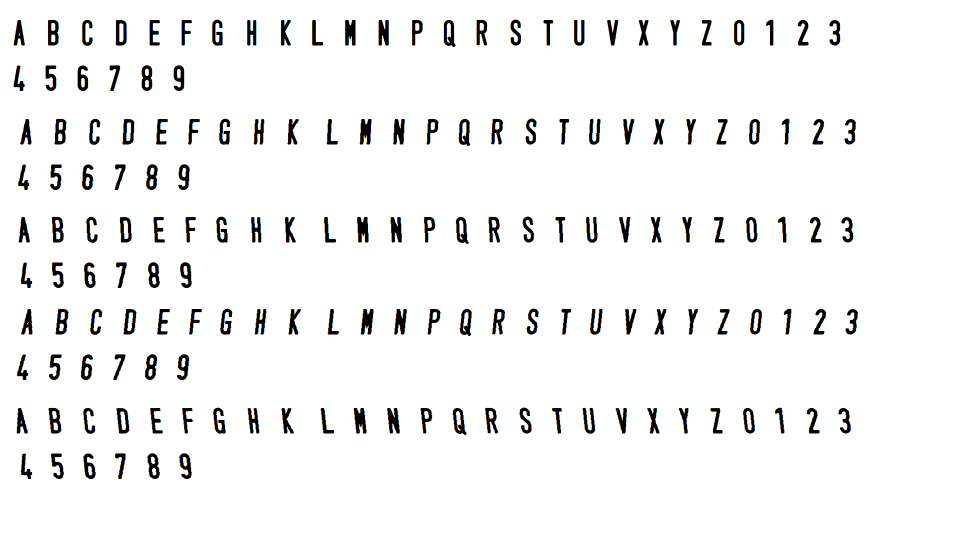
#> input picture training_chars.png, 1922 x 1074 px (shown at 1/2 size)
$ jupyter execute --allow-errors 'Nhận diện biển số xe.ipynb'
#> lines starting #> are read from the running program, lines starting #| are printed output that depends on the picture; after the words box and inside, x2 and y2 are one past the last pixel; in counts of white or black regions, pixels touching at a corner belong together
# **Quy trình tiền xử lý ảnh**

Đoạn mã này thực hiện tiền xử lý ảnh, chuyển đổi ảnh đầu vào thành:
1. **Ảnh xám (Grayscale)**: Biểu diễn cường độ sáng của ảnh.
2. **Ảnh nhị phân (Binary)**: Làm nổi bật các đặc trưng quan trọng.

## **Các bước trong quy trình tiền xử lý**

### 1. **Chuyển ảnh sang ảnh xám**
- Hàm `extractValue` chuyển đổi ảnh từ không gian màu BGR sang không gian màu HSV, sau đó lấy kênh **Value**.
- Kênh Value đại diện cho cường độ sáng, giúp loại bỏ nhiễu từ thông tin màu sắc.

### 2. **Tăng cường độ tương phản**
- Hàm `maximizeContrast` sử dụng các phép biến đổi hình thái học:
  - **Top-Hat**: Làm nổi bật chi tiết sáng trên nền tối.
  - **Black-Hat**: Làm nổi bật chi tiết tối trên nền sáng.
- Kết hợp ảnh gốc với kết quả của các phép biến đổi để tăng cường độ tương phản.

### 3. **Làm mờ bằng Gaussian Blur**
- Sử dụng bộ lọc Gaussian với kernel kích thước (5, 5) để giảm nhiễu, làm ảnh mượt hơn.

### 4. **Tạo ảnh nhị phân**
- Sử dụng ngưỡng thích ứng (**adaptive thresholding**) để tạo ảnh nhị phân:
  - Phương pháp này tính toán ngưỡng cục bộ cho từng vùng nhỏ, xử lý tốt ảnh có độ sáng không đồng đều.
  - Các vùng quan trọng trong ảnh được tách biệt rõ ràng.

## **Kết quả đầu ra**
- **`imgGrayscale`**: Ảnh xám của ảnh đầu vào.
- **`imgThresh`**: Ảnh nhị phân, dùng để phát hiện đặc trưng hoặc xử lý tiếp theo.

[cell 1]
import cv2
import numpy as np
import math

# [49 lines left out: functions preprocess, extractValue, maximizeContrast, not called in this run]
# end function

# **Chương trình huấn luyện nhận dạng ký tự từ ảnh**

Đoạn mã này thực hiện việc huấn luyện một mô hình nhận dạng ký tự dựa trên một tập ảnh ký tự đầu vào (**training_chars.png**). Chương trình bao gồm các bước sau:

---

## **1. Đọc và tiền xử lý ảnh huấn luyện**
- Ảnh huấn luyện chứa các ký tự cần nhận dạng.
- Tiền xử lý ảnh gồm các bước:
  - Chuyển ảnh sang ảnh xám (**Grayscale**).
  - Làm mờ ảnh bằng **Gaussian Blur** để giảm nhiễu.
  - Phân ngưỡng ảnh (**Adaptive Thresholding**) để tạo ảnh nhị phân, làm nổi bật các ký tự.

---

## **2. Phát hiện và xử lý đường viền (Contours)**
- Sử dụng hàm `cv2.findContours` để phát hiện tất cả các vùng ký tự (đường viền) trên ảnh nhị phân.
- Chỉ giữ lại những vùng có diện tích lớn hơn **MIN_CONTOUR_AREA** (để loại bỏ nhiễu).

---

## **3. Cắt và chuẩn hóa từng ký tự**
- Với mỗi vùng ký tự tìm được:
  - Vẽ hình chữ nhật bao quanh ký tự trên ảnh gốc.
  - Cắt ảnh nhị phân của ký tự ra khỏi ảnh huấn luyện.
  - Chuẩn hóa kích thước ký tự thành kích thước cố định (20x30 pixel) để đảm bảo tính nhất quán.

---

## **4. Gán nhãn thủ công**
- Hiển thị từng ký tự đã chuẩn hóa để người dùng gán nhãn (nhập từ bàn phím).
- Chỉ cho phép các ký tự hợp lệ (0-9, A-Z) dựa trên danh sách `intValidChars`.
- Nếu nhấn phím **ESC**, chương trình sẽ thoát.

---

## **5. Lưu dữ liệu huấn luyện**
- Mỗi ký tự được chuẩn hóa sẽ được lưu dưới dạng:
  - **Vector phẳng (Flattened)**: Biểu diễn toàn bộ pixel của ký tự thành một mảng 1 chiều.
  - **Nhãn (Classification)**: Ký tự mà người dùng gán nhãn.
- Tất cả dữ liệu được lưu vào hai file:
  - **`classifications.txt`**: Lưu nhãn của các ký tự.
  - **`flattened_images.txt`**: Lưu các vector phẳng của ảnh ký tự.

---

## **Mục tiêu**
- Chuẩn bị dữ liệu huấn luyện (ảnh + nhãn) để sử dụng trong các mô hình nhận dạng ký tự, như OCR (Optical Character Recognition).

[cell 2]
import numpy as np
import cv2
import sys

MIN_CONTOUR_AREA = 40

# kích cỡ mặc định của biển số xe
RESIZED_IMAGE_WIDTH = 20
RESIZED_IMAGE_HEIGHT = 30

def main():
    imgTrainingNumbers = cv2.imread("training_chars.png")            # training_chars là ảnh chứa tập ký tự
#> imgTrainingNumbers is the input picture: shape (1074, 1922, 3); mean B, G, R 242.7, 242.7, 242.7

    imgGray = cv2.cvtColor(imgTrainingNumbers, cv2.COLOR_BGR2GRAY)
    imgBlurred = cv2.GaussianBlur(imgGray, (5,5), 0)


    imgThresh = cv2.adaptiveThreshold(imgBlurred,255,cv2.ADAPTIVE_THRESH_GAUSSIAN_C,cv2.THRESH_BINARY_INV,11,2)
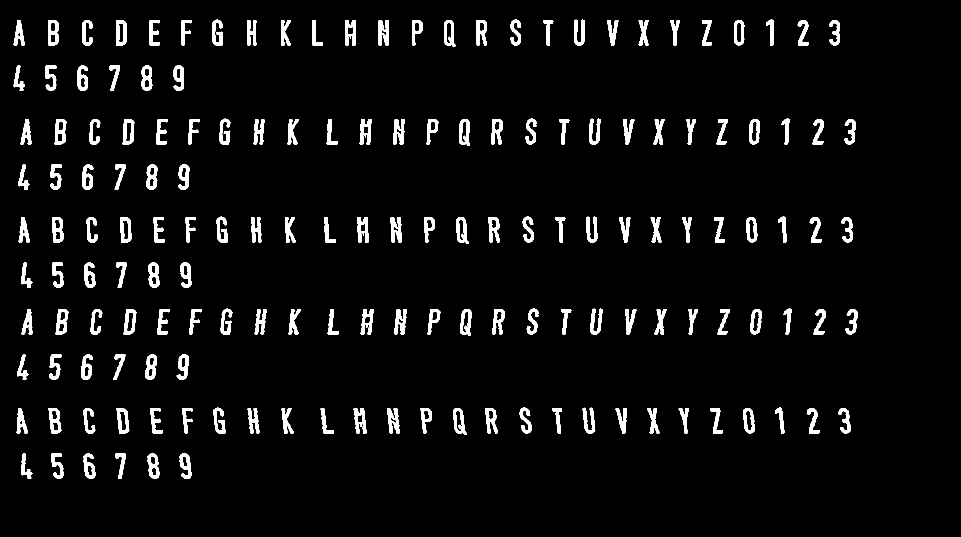
#> imgThresh: shape (1074, 1922) (shown at 1/2 size); 4.7% white; 160 white regions

    cv2.imshow("imgThresh", imgThresh)


    imgThreshCopy = imgThresh.copy()
    npaContours, hierarchy = cv2.findContours(imgThreshCopy,cv2.RETR_EXTERNAL,cv2.CHAIN_APPROX_SIMPLE)
#> npaContours = 160 contours; largest, box (x1, y1, x2, y2) and area: (232, 816, 259, 867) 966, (247, 618, 273, 669) 965, (245, 238, 269, 289) 965, (240, 434, 263, 485) 964, (232, 40, 253, 91) 964
    npaFlattenedImages =  np.empty((0, RESIZED_IMAGE_WIDTH * RESIZED_IMAGE_HEIGHT))


    intClassifications = []         # declare empty classifications list, this will be our list of how we are classifying our chars from user input, we will write to file at the end

                                    # possible chars we are interested in are digits 0 through 9, put these in list intValidChars
    intValidChars = [ord('0'), ord('1'), ord('2'), ord('3'), ord('4'), ord('5'), ord('6'), ord('7'), ord('8'), ord('9'),
                     ord('A'), ord('B'), ord('C'), ord('D'), ord('E'), ord('F'), ord('G'), ord('H'), ord('I'), ord('J'),
                     ord('K'), ord('L'), ord('M'), ord('N'), ord('O'), ord('P'), ord('Q'), ord('R'), ord('S'), ord('T'),
                     ord('U'), ord('V'), ord('W'), ord('X'), ord('Y'), ord('Z')] #Là mã ascii của mấy chữ này

    for npaContour in npaContours:                          # for each contour
        if cv2.contourArea(npaContour) > MIN_CONTOUR_AREA:          # if contour is big enough to consider
            [intX, intY, intW, intH] = cv2.boundingRect(npaContour)         # get and break out bounding rect

                                                # draw rectangle around each contour as we ask user for input
            cv2.rectangle(imgTrainingNumbers,           # draw rectangle on original training image
                          (intX, intY),                 # upper left corner
                          (intX+intW,intY+intH),        # lower right corner
                          (0, 0, 255),                  # red
                          2)                            # thickness

            imgROI = imgThresh[intY:intY+intH, intX:intX+intW]                                  # crop char out of threshold image
            imgROIResized = cv2.resize(imgROI, (RESIZED_IMAGE_WIDTH, RESIZED_IMAGE_HEIGHT))     # resize image, this will be more consistent for recognition and storage

            cv2.imshow("imgROI", imgROI)                    # show cropped out char for reference
            cv2.imshow("imgROIResized", imgROIResized)      # show resized image for reference

            cv2.imshow("training_numbers.png", imgTrainingNumbers)      # show training numbers image, this will now have red rectangles drawn on it

            intChar = cv2.waitKey(0)                     # get key press

            if intChar == 27:                   # if esc key was pressed
                sys.exit()                      # exit program
            elif intChar in intValidChars:      # else if the char is in the list of chars we are looking for . . .

                intClassifications.append(intChar)        # append classification char to integer list of chars (we will convert to float later before writing to file)
                #Là file chứa label của tất cả các ảnh mẫu, tổng cộng có 32 x 5 = 160 mẫu.
                npaFlattenedImage = imgROIResized.reshape((1, RESIZED_IMAGE_WIDTH * RESIZED_IMAGE_HEIGHT))  # flatten image to 1d numpy array so we can write to file later

                npaFlattenedImages = np.append(npaFlattenedImages, npaFlattenedImage, 0)                    # add current flattened impage numpy array to list of flattened image numpy arrays
#> this loop made 2 passes; (key Q is pressed on pass 1)
#> (intX, intY, intW, intH) on passes 1 to 2: (358, 907, 25, 51), (295, 907, 25, 51)
#> pass 1, in main, `imgROI = imgThresh[intY:intY+intH, intX:intX+intW]`:
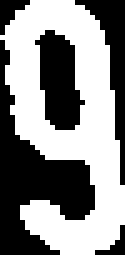
#> imgROI: shape (51, 25) (shown 5 times larger); 53.6% white; 5 black regions (1 under 20 px), largest, box (x1, y1, x2, y2) and area: (0, 8, 19, 51) 317, (7, 6, 17, 26) 130, (15, 0, 25, 37) 109, (0, 0, 6, 7) 21
#> pass 1, in main, `imgROIResized = cv2.resize(imgROI, (RESIZED_IMAGE_WIDTH, RESIZED_IMAGE..`:
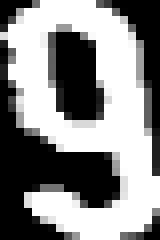
#> imgROIResized: shape (30, 20) (shown 8 times larger); min 0, max 255, mean 137.2
#> pass 2, in main, `imgROI = imgThresh[intY:intY+intH, intX:intX+intW]`:
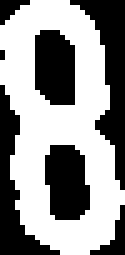
#> imgROI: shape (51, 25) (shown 5 times larger); 57% white; 7 black regions (2 under 20 px), largest, box (x1, y1, x2, y2) and area: (14, 0, 25, 38) 158, (0, 17, 12, 51) 128, (9, 29, 18, 44) 111, (7, 6, 15, 21) 107, (18, 41, 25, 51) 26
#> after the loop:
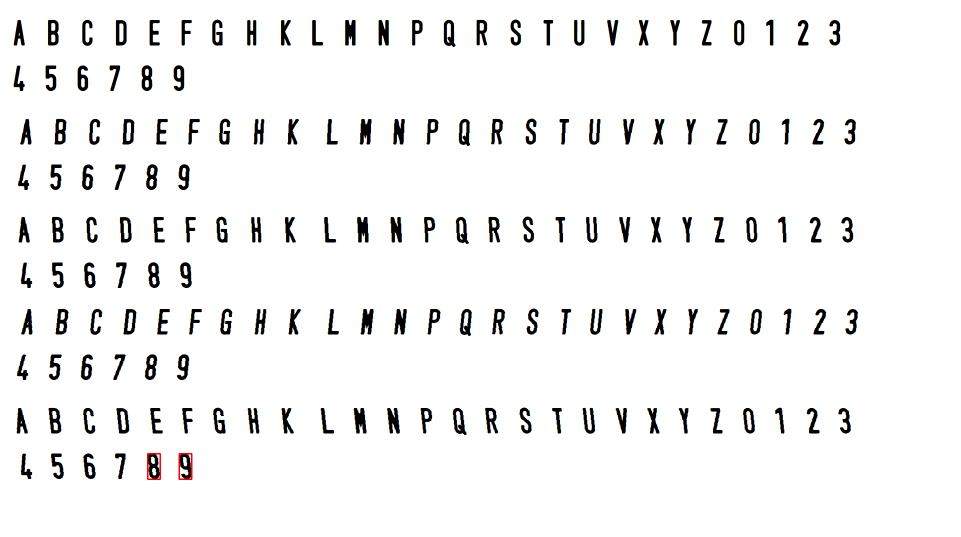
#> imgTrainingNumbers: shape (1074, 1922, 3) (shown at 1/2 size); 0.04% of pixels changed, all inside (x1, y1, x2, y2) = (294, 906, 385, 960)
#> after the loop, intClassifications = [81]


    fltClassifications = np.array(intClassifications, np.float32)                   # convert classifications list of ints to numpy array of floats

    npaClassifications = fltClassifications.reshape((fltClassifications.size, 1))   # flatten numpy array of floats to 1d so we can write to file later

    print ("\n\ntraining complete !!\n")

    np.savetxt("classifications.txt", npaClassifications)           # write flattened images to file
    np.savetxt("flattened_images.txt", npaFlattenedImages)          #

    cv2.destroyAllWindows()             # remove windows from memory

    return

#> (the rest of this cell did not finish here and is left out)

# # **Nhận diện biển số xe từ hình ảnh**

Đoạn mã này thực hiện nhận diện biển số xe từ hình ảnh đầu vào. Quá trình bao gồm các bước chính sau:

---

## **1. Chuẩn bị dữ liệu**
- Đọc ảnh biển số xe từ đường dẫn `data/image/10.jpg` và thay đổi kích thước thành 1920x1080.
- Tải các dữ liệu huấn luyện (`classifications.txt` và `flattened_images.txt`) để sử dụng với thuật toán **KNN**.
- Tạo một đối tượng KNN (`cv2.ml.KNearest_create()`) và huấn luyện trên tập dữ liệu đã nạp.

---

## **2. Tiền xử lý ảnh**
- Tiền xử lý ảnh đầu vào:
  - Sử dụng hàm `Preprocess.preprocess` để chuyển ảnh sang dạng xám và nhị phân.
  - Áp dụng **Canny Edge Detection** để tìm biên.
  - Thực hiện **dilation** (giãn nở) để làm rõ các vùng biên số xe.

---

## **3. Phát hiện biển số**
- Tìm tất cả các **contour** (đường viền) từ ảnh nhị phân giãn nở.
- Lọc ra 10 contour lớn nhất và kiểm tra:
  - Contour có 4 cạnh (xấp xỉ đa giác) sẽ được coi là vùng biển số khả thi.
  - Vẽ khung xung quanh các vùng biển số được phát hiện.

---

## **4. Xoay và cắt biển số**
- Tính góc nghiêng của biển số bằng tọa độ các đỉnh của contour.
- Sử dụng phép quay (rotation) để xoay vùng biển số về vị trí thẳng đứng.
- Cắt vùng biển số và thay đổi kích thước để chuẩn hóa (phóng đại x3 để tăng độ chi tiết).

---

## **5. Xử lý các ký tự trên biển số**
### **a. Phân đoạn ký tự**
- Áp dụng **morphological operations** (dilate) để làm rõ các ký tự.
- Tìm tất cả các **contour** đại diện cho ký tự.
- Lọc các ký tự dựa trên:
  - Tỷ lệ diện tích ký tự so với vùng biển số.
  - Tỷ lệ chiều rộng và chiều cao ký tự.

### **b. Nhận diện ký tự**
- Cắt từng ký tự ra khỏi biển số và chuẩn hóa kích thước (20x30 pixel).
- Sử dụng KNN để dự đoán ký tự từ mô hình đã huấn luyện.
- Phân loại ký tự thành **dòng trên** hoặc **dòng dưới** của biển số tùy thuộc vào vị trí.

---

## **6. Xuất kết quả**
- Hiển thị biển số nhận diện được dưới dạng chuỗi ký tự (`first_line - second_line`).
- Vẽ các ký tự được nhận diện lên hình ảnh biển số và hiển thị kết quả cuối cùng.

---

## **7. Mục tiêu**
- Xây dựng một hệ thống nhận diện biển số xe tự động từ hình ảnh, phục vụ các ứng dụng như giám sát giao thông, bãi đỗ xe thông minh.

[cell 3]
import math

import cv2
import numpy as np
import nbimporter

import Preprocess


n = 1

Min_char = 0.01
Max_char = 0.09

RESIZED_IMAGE_WIDTH = 20
RESIZED_IMAGE_HEIGHT = 30

img = cv2.imread("data/image/10.jpg")
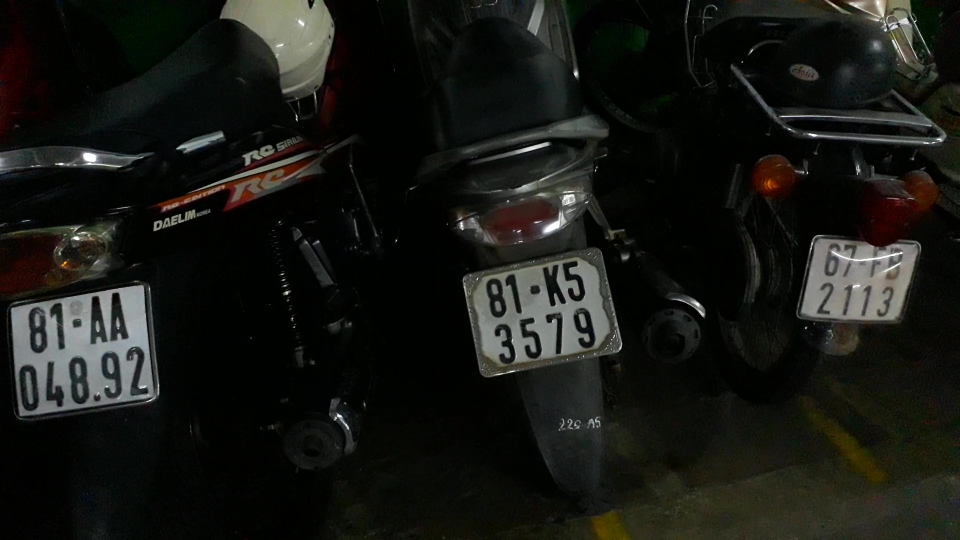
#> input picture data/image/10.jpg, 1920 x 1080 px (shown at 1/2 size)
#> img is the input picture: shape (1080, 1920, 3); mean B, G, R 20, 24.2, 23.2
img = cv2.resize(img, dsize=(1920, 1080))

#> (the rest of this cell did not finish here and is left out)
